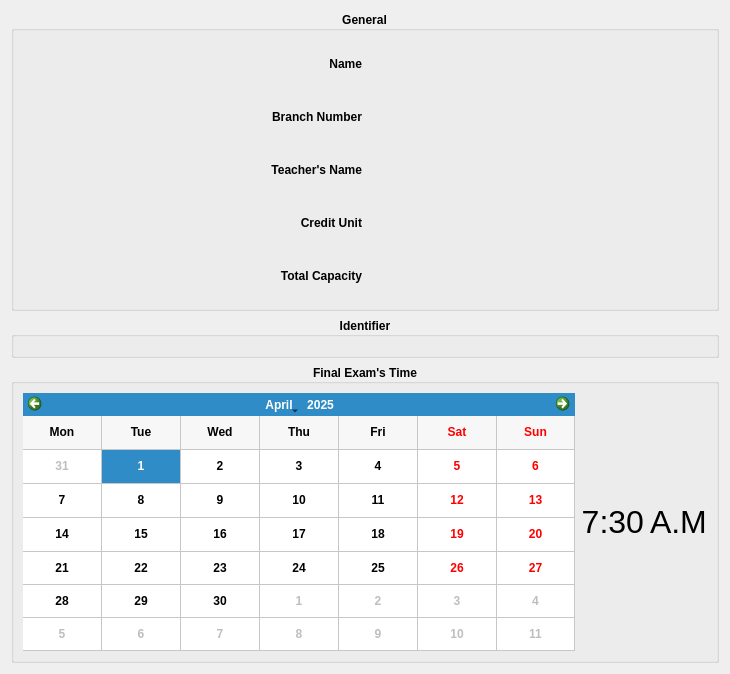
<?xml version="1.0" encoding="UTF-8"?>
<ui version="4.0">
 <class>LessonShow</class>
 <widget class="QWidget" name="LessonShow">
  <property name="geometry">
   <rect>
    <x>0</x>
    <y>0</y>
    <width>730</width>
    <height>674</height>
   </rect>
  </property>
  <property name="windowTitle">
   <string>Form</string>
  </property>
  <layout class="QVBoxLayout" name="verticalLayout_2">
   <item>
    <widget class="QGroupBox" name="generalGroup">
     <property name="sizePolicy">
      <sizepolicy hsizetype="MinimumExpanding" vsizetype="MinimumExpanding">
       <horstretch>0</horstretch>
       <verstretch>0</verstretch>
      </sizepolicy>
     </property>
     <property name="font">
      <font>
       <bold>true</bold>
      </font>
     </property>
     <property name="title">
      <string>General</string>
     </property>
     <property name="alignment">
      <set>Qt::AlignmentFlag::AlignCenter</set>
     </property>
     <layout class="QGridLayout" name="gridLayout">
      <item row="0" column="0">
       <widget class="QLabel" name="nameTitle">
        <property name="font">
         <font>
          <bold>true</bold>
         </font>
        </property>
        <property name="text">
         <string>Name</string>
        </property>
        <property name="alignment">
         <set>Qt::AlignmentFlag::AlignRight|Qt::AlignmentFlag::AlignTrailing|Qt::AlignmentFlag::AlignVCenter</set>
        </property>
       </widget>
      </item>
      <item row="4" column="0">
       <widget class="QLabel" name="capacityTitle">
        <property name="font">
         <font>
          <bold>true</bold>
         </font>
        </property>
        <property name="text">
         <string>Total Capacity</string>
        </property>
        <property name="alignment">
         <set>Qt::AlignmentFlag::AlignRight|Qt::AlignmentFlag::AlignTrailing|Qt::AlignmentFlag::AlignVCenter</set>
        </property>
       </widget>
      </item>
      <item row="2" column="0">
       <widget class="QLabel" name="teacherNameTitle">
        <property name="font">
         <font>
          <bold>true</bold>
         </font>
        </property>
        <property name="text">
         <string>Teacher's Name</string>
        </property>
        <property name="alignment">
         <set>Qt::AlignmentFlag::AlignRight|Qt::AlignmentFlag::AlignTrailing|Qt::AlignmentFlag::AlignVCenter</set>
        </property>
       </widget>
      </item>
      <item row="1" column="0">
       <widget class="QLabel" name="branchNumberTitle">
        <property name="font">
         <font>
          <bold>true</bold>
         </font>
        </property>
        <property name="text">
         <string>Branch Number</string>
        </property>
        <property name="alignment">
         <set>Qt::AlignmentFlag::AlignRight|Qt::AlignmentFlag::AlignTrailing|Qt::AlignmentFlag::AlignVCenter</set>
        </property>
       </widget>
      </item>
      <item row="3" column="0">
       <widget class="QLabel" name="creditUnitTitle">
        <property name="font">
         <font>
          <bold>true</bold>
         </font>
        </property>
        <property name="text">
         <string>Credit Unit</string>
        </property>
        <property name="alignment">
         <set>Qt::AlignmentFlag::AlignRight|Qt::AlignmentFlag::AlignTrailing|Qt::AlignmentFlag::AlignVCenter</set>
        </property>
       </widget>
      </item>
      <item row="0" column="1">
       <widget class="QLabel" name="nameLabel">
        <property name="font">
         <font>
          <bold>false</bold>
         </font>
        </property>
        <property name="text">
         <string/>
        </property>
       </widget>
      </item>
      <item row="1" column="1">
       <widget class="QLabel" name="branchNumberLabel">
        <property name="font">
         <font>
          <bold>false</bold>
         </font>
        </property>
        <property name="text">
         <string/>
        </property>
       </widget>
      </item>
      <item row="2" column="1">
       <widget class="QLabel" name="teacherNameLabel">
        <property name="font">
         <font>
          <bold>false</bold>
         </font>
        </property>
        <property name="text">
         <string/>
        </property>
       </widget>
      </item>
      <item row="3" column="1">
       <widget class="QLabel" name="creditUnitLabel">
        <property name="font">
         <font>
          <bold>false</bold>
         </font>
        </property>
        <property name="text">
         <string/>
        </property>
       </widget>
      </item>
      <item row="4" column="1">
       <widget class="QLabel" name="capacityLabel">
        <property name="font">
         <font>
          <bold>false</bold>
         </font>
        </property>
        <property name="text">
         <string/>
        </property>
       </widget>
      </item>
     </layout>
    </widget>
   </item>
   <item>
    <widget class="QGroupBox" name="identifierGroup">
     <property name="font">
      <font>
       <bold>true</bold>
      </font>
     </property>
     <property name="title">
      <string>Identifier</string>
     </property>
     <property name="alignment">
      <set>Qt::AlignmentFlag::AlignCenter</set>
     </property>
     <property name="checkable">
      <bool>false</bool>
     </property>
     <layout class="QVBoxLayout" name="verticalLayout">
      <item>
       <widget class="QWidget" name="identifierView" native="true"/>
      </item>
     </layout>
    </widget>
   </item>
   <item>
    <widget class="QGroupBox" name="finalExamGroup">
     <property name="font">
      <font>
       <bold>true</bold>
      </font>
     </property>
     <property name="title">
      <string>Final Exam's Time</string>
     </property>
     <property name="alignment">
      <set>Qt::AlignmentFlag::AlignCenter</set>
     </property>
     <layout class="QGridLayout" name="gridLayout_2">
      <item row="0" column="2">
       <widget class="QLabel" name="finalExamtimeUnitLabel">
        <property name="font">
         <font>
          <family>Segoe UI</family>
          <pointsize>24</pointsize>
          <bold>false</bold>
         </font>
        </property>
        <property name="text">
         <string>A.M</string>
        </property>
       </widget>
      </item>
      <item row="0" column="0">
       <widget class="QCalendarWidget" name="finalExamDate">
        <property name="selectedDate">
         <date>
          <year>2025</year>
          <month>4</month>
          <day>1</day>
         </date>
        </property>
        <property name="gridVisible">
         <bool>true</bool>
        </property>
        <property name="selectionMode">
         <enum>QCalendarWidget::SelectionMode::NoSelection</enum>
        </property>
        <property name="horizontalHeaderFormat">
         <enum>QCalendarWidget::HorizontalHeaderFormat::ShortDayNames</enum>
        </property>
        <property name="verticalHeaderFormat">
         <enum>QCalendarWidget::VerticalHeaderFormat::NoVerticalHeader</enum>
        </property>
        <property name="navigationBarVisible">
         <bool>true</bool>
        </property>
        <property name="dateEditEnabled">
         <bool>false</bool>
        </property>
       </widget>
      </item>
      <item row="0" column="1">
       <widget class="QLabel" name="finalExamtimeLabel">
        <property name="font">
         <font>
          <family>Segoe UI</family>
          <pointsize>24</pointsize>
          <bold>false</bold>
         </font>
        </property>
        <property name="text">
         <string>7:30</string>
        </property>
        <property name="alignment">
         <set>Qt::AlignmentFlag::AlignRight|Qt::AlignmentFlag::AlignTrailing|Qt::AlignmentFlag::AlignVCenter</set>
        </property>
       </widget>
      </item>
     </layout>
    </widget>
   </item>
  </layout>
 </widget>
 <resources/>
 <connections/>
</ui>
